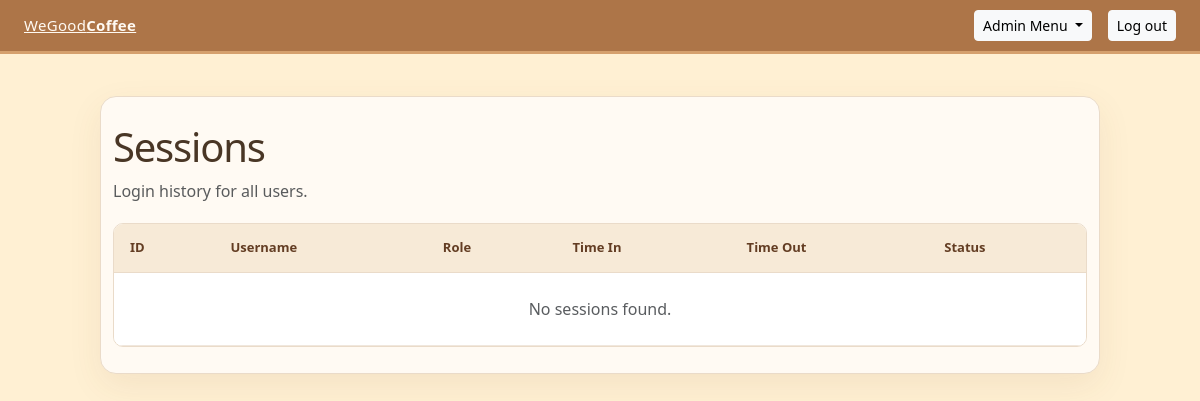
Before: /admin/sessions.php (signed in) with the older database file.
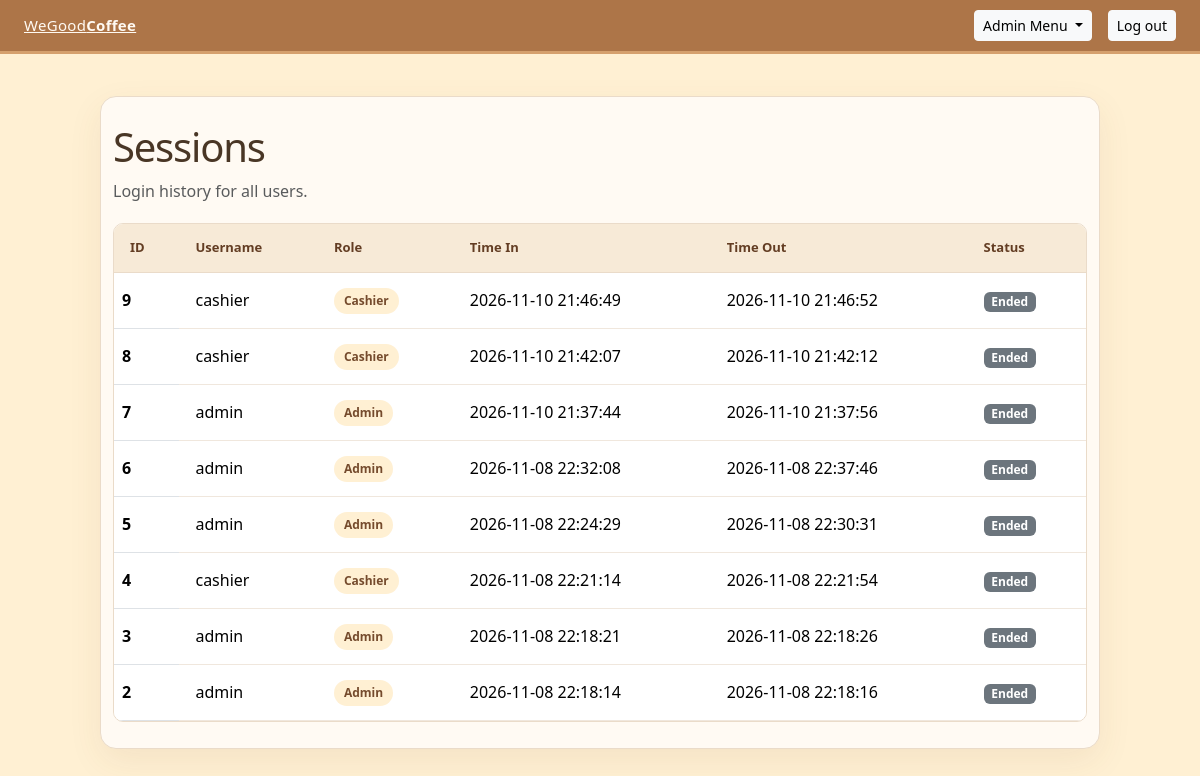
After: the same page with the newer database file.
### tables this page shows
CREATE TABLE `sessions` (
  `id` int(11) NOT NULL,
  `username` varchar(100) NOT NULL,
  `role` enum('admin','cashier','manager','inventory_staff') NOT NULL,
  `time_in` datetime NOT NULL DEFAULT current_timestamp(),
  `time_out` datetime DEFAULT NULL
);

### admin/sessions.php (the view, shortened to what this page needs)
<?php
require_once __DIR__ . '/../_conn.php';
$sessions = [];
$loadError = '';
try {
    $result = $conn->query(
        'SELECT id, username, role, time_in, time_out FROM sessions ORDER BY time_in DESC, id DESC'
    );
    $sessions = $result->fetch_all(MYSQLI_ASSOC);
} catch (mysqli_sql_exception $exception) {
    error_log($exception->getMessage());
    $loadError = 'Unable to load sessions. Check the database connection and sessions table.';
}
?>
<!DOCTYPE html>
<html lang="en">
<head>
    <link rel="stylesheet" href="../styles.css">
    <link href="https://cdn.jsdelivr.net/npm/bootstrap@5.3.8/dist/css/bootstrap.min.css" rel="stylesheet">
</head>
<body>
    <header class="site-header">
        <a class="brand" aria-label="WeGoodCoffee home"><span class="brand-name">WeGood<strong>Coffee</strong></span></a>
        <div class="dropdown ms-auto me-3">
            <button class="btn btn-sm btn-light dropdown-toggle" type="button" data-bs-toggle="dropdown" aria-expanded="false">
                Admin Menu
            </button>
        </div>
        <form action="../logout.php" method="post">
            <button class="btn btn-sm btn-light" type="submit">Log out</button>
        </form>
    </header>
    <main class="admin-stage container-fluid">
        <div class="row justify-content-center">
            <section class="col-12 col-xl-10 admin-content" aria-labelledby="sessions-title">
                <div class="admin-heading">
                    <h1 id="sessions-title">Sessions</h1>
                    <p class="text-muted mb-0">Login history for all users.</p>
                </div>
                <div class="admin-table-wrap">
                    <table class="table admin-table align-middle mb-0">
                        <thead>
                            <tr>
                                <th scope="col">ID</th>
                                <th scope="col">Username</th>
                                <th scope="col">Role</th>
                                <th scope="col">Time In</th>
                                <th scope="col">Time Out</th>
                                <th scope="col">Status</th>
                            </tr>
                        </thead>
                        <tbody>
                            <?php if ($sessions === [] && $loadError === ''): ?>
                                <tr>
                                    <td class="text-center text-muted py-4" colspan="6">No sessions found.</td>
                                </tr>
                            <?php else: ?>
                                <?php foreach ($sessions as $session): ?>
                                    <tr>
                                        <th scope="row"><?= htmlspecialchars((string) $session['id'], ENT_QUOTES, 'UTF-8') ?></th>
                                        <td><?= htmlspecialchars($session['username'], ENT_QUOTES, 'UTF-8') ?></td>
                                        <td><span class="role-badge"><?= htmlspecialchars(ucwords(str_replace('_', ' ', $session['role'])), ENT_QUOTES, 'UTF-8') ?></span></td>
                                        <td><?= htmlspecialchars($session['time_in'], ENT_QUOTES, 'UTF-8') ?></td>
                                        <td><?= htmlspecialchars($session['time_out'] ?? 'Not available', ENT_QUOTES, 'UTF-8') ?></td>
                                        <td>
                                            <?php if ($session['time_out'] === null): ?>
                                                <span class="badge text-bg-success">Active</span>
                                            <?php else: ?>
                                                <span class="badge text-bg-secondary">Ended</span>
                                            <?php endif; ?>
                                        </td>
                                    </tr>
                                <?php endforeach; ?>
                            <?php endif; ?>
                        </tbody>
                    </table>
                </div>
            </section>
        </div>
    </main>
</body>
</html>

### styles.css (style rules this page uses)
:root { color-scheme: light; font-family: "Segoe UI", Arial, sans-serif; color: #34281e; background: #fff0d3; font-synthesis: none; text-rendering: optimizeLegibility; -webkit-font-smoothing: antialiased; -moz-osx-font-smoothing: grayscale; }
* { box-sizing: border-box; }
body { min-width: 320px; min-height: 100vh; margin: 0; background: #fff0d3; }
a { color: #88552f; text-decoration: none; }
.site-header { height: 54px; display: flex; align-items: center; padding: 0 24px; background: #ad7548; border-bottom: 3px solid #d5a06d; }
.brand { display: inline-flex; align-items: center; gap: 9px; color: #fffaf3; }
.brand-name { font-size: 15px; letter-spacing: 0.02em; }
.brand-name strong { font-weight: 700; }
h1 { margin: 0; font-size: 25px; font-weight: 700; letter-spacing: -0.03em; }
.admin-stage { min-height: calc(100vh - 54px); padding: 42px 24px; background: #fff0d3; }
.admin-content { padding: 26px; border: 1px solid #eadbc9; border-radius: 16px; background: #fffaf3; box-shadow: 0 12px 34px rgb(112 76 43 / 8%); }
.admin-heading { margin-bottom: 20px; }
.admin-heading h1 { color: #493625; }
.admin-table-wrap { overflow-x: auto; border: 1px solid #eadbc9; border-radius: 10px; background: #fff; }
.admin-table { color: #493c31; }
.admin-table thead th { padding: 14px 16px; border-bottom-color: #eadbc9; background: #f7ead7; color: #633d23; font-size: 13px; font-weight: 700; }
.admin-table tbody td { padding: 14px 16px; border-color: #f0e7dd; }
.role-badge { display: inline-block; padding: 4px 10px; border-radius: 999px; background: #fff0d3; color: #754b2d; font-size: 12px; font-weight: 600; }

Changed rows visible on the page:
added sessions: id "9", username "cashier", role "Cashier", time_in "2026-11-10 21:46:49", time_out "2026-11-10 21:46:52", shows "Ended"
added sessions: id "8", username "cashier", role "Cashier", time_in "2026-11-10 21:42:07", time_out "2026-11-10 21:42:12", shows "Ended"
added sessions: id "7", username "admin", role "Admin", time_in "2026-11-10 21:37:44", time_out "2026-11-10 21:37:56", shows "Ended"
added sessions: id "6", username "admin", role "Admin", time_in "2026-11-08 22:32:08", time_out "2026-11-08 22:37:46", shows "Ended"
added sessions: id "5", username "admin", role "Admin", time_in "2026-11-08 22:24:29", time_out "2026-11-08 22:30:31", shows "Ended"
added sessions: id "4", username "cashier", role "Cashier", time_in "2026-11-08 22:21:14", time_out "2026-11-08 22:21:54", shows "Ended"
added sessions: id "3", username "admin", role "Admin", time_in "2026-11-08 22:18:21", time_out "2026-11-08 22:18:26", shows "Ended"
added sessions: id "2", username "admin", role "Admin", time_in "2026-11-08 22:18:14", time_out "2026-11-08 22:18:16", shows "Ended"
Other visible differences:
text no longer shown: "No sessions found."
